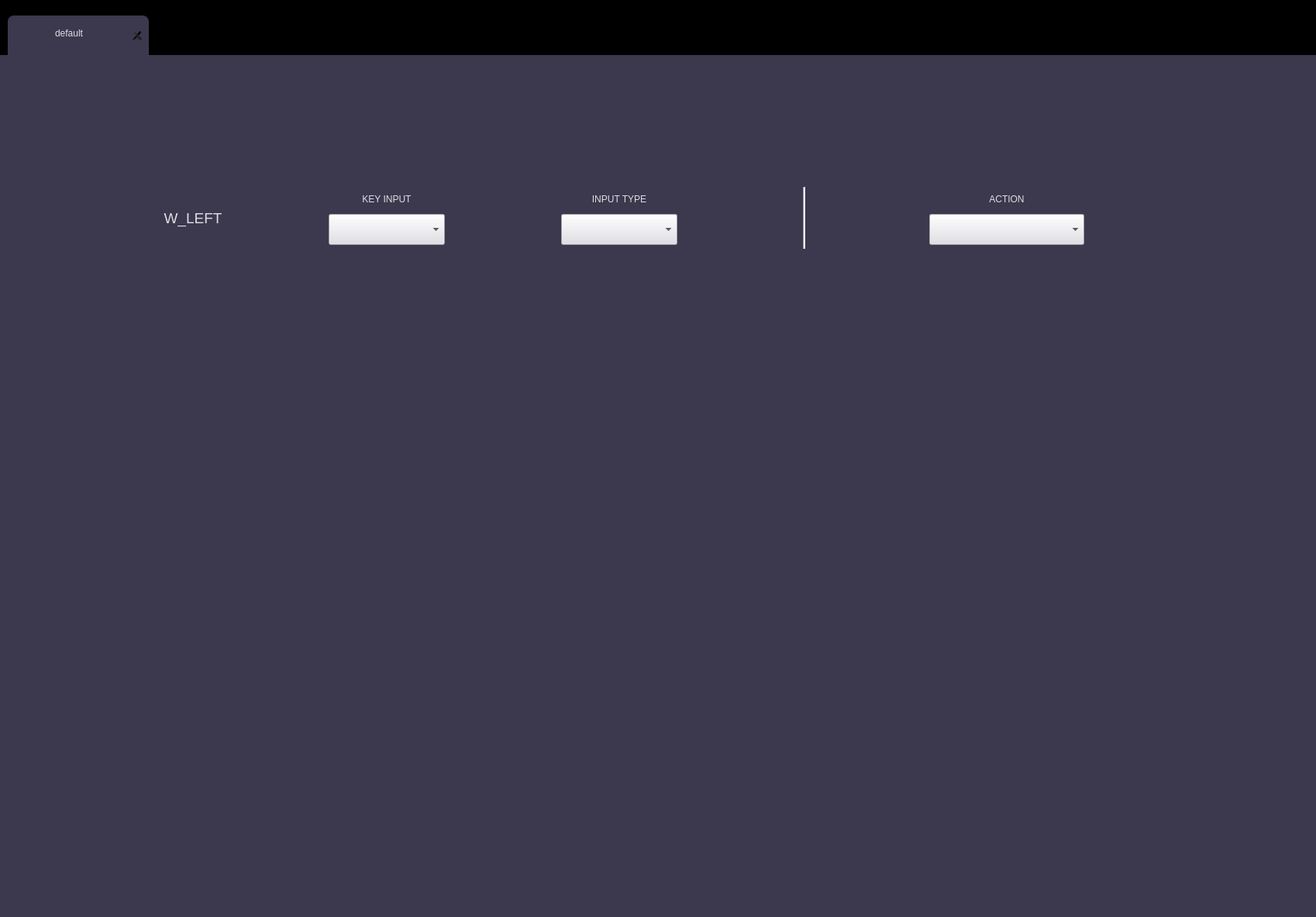
<?xml version="1.0" encoding="UTF-8"?>
<ui version="4.0">
 <class>Form</class>
 <widget class="QWidget" name="Form">
  <property name="enabled">
   <bool>true</bool>
  </property>
  <property name="geometry">
   <rect>
    <x>0</x>
    <y>0</y>
    <width>1698</width>
    <height>1183</height>
   </rect>
  </property>
  <property name="windowTitle">
   <string>Form</string>
  </property>
  <property name="styleSheet">
   <string notr="true">background-color: rgb(0, 0, 0);</string>
  </property>
  <widget class="QTabWidget" name="tabWidget">
   <property name="enabled">
    <bool>true</bool>
   </property>
   <property name="geometry">
    <rect>
     <x>0</x>
     <y>20</y>
     <width>1698</width>
     <height>1163</height>
    </rect>
   </property>
   <property name="styleSheet">
    <string notr="true">QTabBar {
	border:none;
}

QTabWidget {
	background-color: rgb(3, 0, 19);
}

QTabBar::tab {
	background-color: rgb(37, 36, 56);
    color: #e0dde5;
    padding: 8px 16px;
    border-radius: 8px;
    margin-left: 10px;
    margin-bottom: 5px;
	width: 150px;
	height: 30px;
}

QTabBar::tab:selected {
	background-color: rgb(60, 56, 77);
	border-bottom-left-radius: 0px; 
	border-bottom-right-radius: 0px; 
	margin-bottom: -1px;
	padding: 8px 16px 14px 16px;
}

QTabWidget::pane {
	
	background-color: rgb(60, 56, 77);

}
QTabBar::close-button {
image: url(:/images/Delete-1--Streamline-Core.png);
padding: 1px 3px 5px 3px;
subcontrol-origin: padding;
subcontrol-position: right;
}

QTabBar::tab:last {
image: url(:/images/Add-1--Streamline-Core.png);
width: 32px;
height: 32px;
border-radius: 16px;
padding: 0px;
background-color: transparent;
border:none;
margin-top: 8px;
}

QTabBar::tab:last:hover {
	background-color: rgb(255, 255, 255);
}
</string>
   </property>
   <property name="tabShape">
    <enum>QTabWidget::TabShape::Rounded</enum>
   </property>
   <property name="currentIndex">
    <number>0</number>
   </property>
   <property name="iconSize">
    <size>
     <width>32</width>
     <height>32</height>
    </size>
   </property>
   <property name="usesScrollButtons">
    <bool>true</bool>
   </property>
   <property name="documentMode">
    <bool>false</bool>
   </property>
   <property name="tabsClosable">
    <bool>true</bool>
   </property>
   <property name="movable">
    <bool>false</bool>
   </property>
   <property name="tabBarAutoHide">
    <bool>false</bool>
   </property>
   <widget class="QWidget" name="Default_tab">
    <property name="styleSheet">
     <string notr="true">background-color: rgb(60, 56, 77);
</string>
    </property>
    <attribute name="title">
     <string>default</string>
    </attribute>
    <widget class="QWidget" name="individual_bar" native="true">
     <property name="geometry">
      <rect>
       <x>99</x>
       <y>150</y>
       <width>1600</width>
       <height>150</height>
      </rect>
     </property>
     <property name="styleSheet">
      <string notr="true">background-color: transparent;</string>
     </property>
     <property name="individual_sub_bar_container" stdset="0">
      <bool>true</bool>
     </property>
     <widget class="QPushButton" name="pushButton_2">
      <property name="geometry">
       <rect>
        <x>1450</x>
        <y>20</y>
        <width>80</width>
        <height>80</height>
       </rect>
      </property>
      <property name="styleSheet">
       <string notr="true">background-color: transparent;</string>
      </property>
      <property name="icon">
       <iconset resource="resource/ICONS.qrc">
        <normaloff>:/images/Recycle-Bin-2--Streamline-Core.png</normaloff>:/images/Recycle-Bin-2--Streamline-Core.png</iconset>
      </property>
      <property name="iconSize">
       <size>
        <width>50</width>
        <height>50</height>
       </size>
      </property>
      <property name="flat">
       <bool>true</bool>
      </property>
     </widget>
     <widget class="QFrame" name="frame">
      <property name="geometry">
       <rect>
        <x>0</x>
        <y>0</y>
        <width>1400</width>
        <height>125</height>
       </rect>
      </property>
      <property name="styleSheet">
       <string notr="true">QFrame [individual_sub_bar] {
background-color: #252438;
border-radius: 12px;
}</string>
      </property>
      <property name="frameShape">
       <enum>QFrame::Shape::StyledPanel</enum>
      </property>
      <property name="frameShadow">
       <enum>QFrame::Shadow::Raised</enum>
      </property>
      <property name="individual_sub_bar" stdset="0">
       <bool>true</bool>
      </property>
      <widget class="QTextEdit" name="textEdit">
       <property name="geometry">
        <rect>
         <x>100</x>
         <y>45</y>
         <width>100</width>
         <height>60</height>
        </rect>
       </property>
       <property name="styleSheet">
        <string notr="true">border: none;
background: transparent;
color: rgb(224, 221, 229);</string>
       </property>
       <property name="html">
        <string>&lt;!DOCTYPE HTML PUBLIC &quot;-//W3C//DTD HTML 4.0//EN&quot; &quot;http://www.w3.org/TR/REC-html40/strict.dtd&quot;&gt;
&lt;html&gt;&lt;head&gt;&lt;meta name=&quot;qrichtext&quot; content=&quot;1&quot; /&gt;&lt;meta charset=&quot;utf-8&quot; /&gt;&lt;style type=&quot;text/css&quot;&gt;
p, li { white-space: pre-wrap; }
hr { height: 1px; border-width: 0; }
li.unchecked::marker { content: &quot;\2610&quot;; }
li.checked::marker { content: &quot;\2612&quot;; }
&lt;/style&gt;&lt;/head&gt;&lt;body style=&quot; font-family:'Segoe UI'; font-size:9pt; font-weight:400; font-style:normal;&quot;&gt;
&lt;p align=&quot;center&quot; style=&quot; margin-top:0px; margin-bottom:0px; margin-left:0px; margin-right:0px; -qt-block-indent:0; text-indent:0px;&quot;&gt;&lt;span style=&quot; font-size:14pt;&quot;&gt;W_LEFT&lt;/span&gt;&lt;/p&gt;&lt;/body&gt;&lt;/html&gt;</string>
       </property>
      </widget>
      <widget class="QTextEdit" name="textEdit_2">
       <property name="geometry">
        <rect>
         <x>350</x>
         <y>25</y>
         <width>100</width>
         <height>30</height>
        </rect>
       </property>
       <property name="styleSheet">
        <string notr="true">border: none;
color: rgb(224, 221, 229);
background: transparent;</string>
       </property>
       <property name="readOnly">
        <bool>true</bool>
       </property>
       <property name="html">
        <string>&lt;!DOCTYPE HTML PUBLIC &quot;-//W3C//DTD HTML 4.0//EN&quot; &quot;http://www.w3.org/TR/REC-html40/strict.dtd&quot;&gt;
&lt;html&gt;&lt;head&gt;&lt;meta name=&quot;qrichtext&quot; content=&quot;1&quot; /&gt;&lt;meta charset=&quot;utf-8&quot; /&gt;&lt;style type=&quot;text/css&quot;&gt;
p, li { white-space: pre-wrap; }
hr { height: 1px; border-width: 0; }
li.unchecked::marker { content: &quot;\2610&quot;; }
li.checked::marker { content: &quot;\2612&quot;; }
&lt;/style&gt;&lt;/head&gt;&lt;body style=&quot; font-family:'Segoe UI'; font-size:9pt; font-weight:400; font-style:normal;&quot;&gt;
&lt;p align=&quot;center&quot; style=&quot; margin-top:0px; margin-bottom:0px; margin-left:0px; margin-right:0px; -qt-block-indent:0; text-indent:0px;&quot;&gt;KEY INPUT&lt;/p&gt;&lt;/body&gt;&lt;/html&gt;</string>
       </property>
      </widget>
      <widget class="QComboBox" name="comboBox">
       <property name="geometry">
        <rect>
         <x>325</x>
         <y>55</y>
         <width>150</width>
         <height>40</height>
        </rect>
       </property>
       <property name="styleSheet">
        <string notr="true">background-color: rgb(224, 221, 229);
color: rgb(0, 0, 0);</string>
       </property>
      </widget>
      <widget class="QTextEdit" name="textEdit_3">
       <property name="geometry">
        <rect>
         <x>650</x>
         <y>25</y>
         <width>100</width>
         <height>30</height>
        </rect>
       </property>
       <property name="styleSheet">
        <string notr="true">border: none;
color: rgb(224, 221, 229);
background: transparent;</string>
       </property>
       <property name="readOnly">
        <bool>true</bool>
       </property>
       <property name="html">
        <string>&lt;!DOCTYPE HTML PUBLIC &quot;-//W3C//DTD HTML 4.0//EN&quot; &quot;http://www.w3.org/TR/REC-html40/strict.dtd&quot;&gt;
&lt;html&gt;&lt;head&gt;&lt;meta name=&quot;qrichtext&quot; content=&quot;1&quot; /&gt;&lt;meta charset=&quot;utf-8&quot; /&gt;&lt;style type=&quot;text/css&quot;&gt;
p, li { white-space: pre-wrap; }
hr { height: 1px; border-width: 0; }
li.unchecked::marker { content: &quot;\2610&quot;; }
li.checked::marker { content: &quot;\2612&quot;; }
&lt;/style&gt;&lt;/head&gt;&lt;body style=&quot; font-family:'Segoe UI'; font-size:9pt; font-weight:400; font-style:normal;&quot;&gt;
&lt;p align=&quot;center&quot; style=&quot; margin-top:0px; margin-bottom:0px; margin-left:0px; margin-right:0px; -qt-block-indent:0; text-indent:0px;&quot;&gt;INPUT TYPE&lt;/p&gt;&lt;/body&gt;&lt;/html&gt;</string>
       </property>
      </widget>
      <widget class="QComboBox" name="comboBox_2">
       <property name="geometry">
        <rect>
         <x>625</x>
         <y>55</y>
         <width>150</width>
         <height>40</height>
        </rect>
       </property>
       <property name="styleSheet">
        <string notr="true">background-color: rgb(224, 221, 229);
color: rgb(0, 0, 0);</string>
       </property>
      </widget>
      <widget class="Line" name="line">
       <property name="geometry">
        <rect>
         <x>937</x>
         <y>20</y>
         <width>3</width>
         <height>80</height>
        </rect>
       </property>
       <property name="styleSheet">
        <string notr="true">background-color: rgb(224, 221, 229);</string>
       </property>
       <property name="orientation">
        <enum>Qt::Orientation::Vertical</enum>
       </property>
      </widget>
      <widget class="QComboBox" name="comboBox_3">
       <property name="geometry">
        <rect>
         <x>1100</x>
         <y>55</y>
         <width>200</width>
         <height>40</height>
        </rect>
       </property>
       <property name="styleSheet">
        <string notr="true">background-color: rgb(224, 221, 229);
color: rgb(0, 0, 0);</string>
       </property>
      </widget>
      <widget class="QTextEdit" name="textEdit_4">
       <property name="geometry">
        <rect>
         <x>1125</x>
         <y>25</y>
         <width>150</width>
         <height>30</height>
        </rect>
       </property>
       <property name="styleSheet">
        <string notr="true">border: none;
color: rgb(224, 221, 229);
background: transparent;</string>
       </property>
       <property name="readOnly">
        <bool>true</bool>
       </property>
       <property name="html">
        <string>&lt;!DOCTYPE HTML PUBLIC &quot;-//W3C//DTD HTML 4.0//EN&quot; &quot;http://www.w3.org/TR/REC-html40/strict.dtd&quot;&gt;
&lt;html&gt;&lt;head&gt;&lt;meta name=&quot;qrichtext&quot; content=&quot;1&quot; /&gt;&lt;meta charset=&quot;utf-8&quot; /&gt;&lt;style type=&quot;text/css&quot;&gt;
p, li { white-space: pre-wrap; }
hr { height: 1px; border-width: 0; }
li.unchecked::marker { content: &quot;\2610&quot;; }
li.checked::marker { content: &quot;\2612&quot;; }
&lt;/style&gt;&lt;/head&gt;&lt;body style=&quot; font-family:'Segoe UI'; font-size:9pt; font-weight:400; font-style:normal;&quot;&gt;
&lt;p align=&quot;center&quot; style=&quot; margin-top:0px; margin-bottom:0px; margin-left:0px; margin-right:0px; -qt-block-indent:0; text-indent:0px;&quot;&gt;ACTION&lt;/p&gt;&lt;/body&gt;&lt;/html&gt;</string>
       </property>
      </widget>
     </widget>
    </widget>
    <widget class="QWidget" name="widget" native="true">
     <property name="geometry">
      <rect>
       <x>1178</x>
       <y>50</y>
       <width>470</width>
       <height>80</height>
      </rect>
     </property>
     <property name="styleSheet">
      <string notr="true">background: transparent;</string>
     </property>
     <property name="4_buttons_container" stdset="0">
      <bool>true</bool>
     </property>
     <widget class="QPushButton" name="film_button">
      <property name="geometry">
       <rect>
        <x>0</x>
        <y>0</y>
        <width>80</width>
        <height>80</height>
       </rect>
      </property>
      <property name="text">
       <string/>
      </property>
      <property name="icon">
       <iconset resource="resource/ICONS.qrc">
        <normaloff>:/images/Definition-Search-Book--Streamline-Core.png</normaloff>:/images/Definition-Search-Book--Streamline-Core.png</iconset>
      </property>
      <property name="iconSize">
       <size>
        <width>50</width>
        <height>50</height>
       </size>
      </property>
      <property name="flat">
       <bool>true</bool>
      </property>
     </widget>
     <widget class="QPushButton" name="addition_button">
      <property name="geometry">
       <rect>
        <x>130</x>
        <y>0</y>
        <width>80</width>
        <height>80</height>
       </rect>
      </property>
      <property name="text">
       <string/>
      </property>
      <property name="icon">
       <iconset resource="resource/ICONS.qrc">
        <normaloff>:/images/Add-Circle--Streamline-Core.png</normaloff>:/images/Add-Circle--Streamline-Core.png</iconset>
      </property>
      <property name="iconSize">
       <size>
        <width>50</width>
        <height>50</height>
       </size>
      </property>
      <property name="flat">
       <bool>true</bool>
      </property>
     </widget>
     <widget class="QPushButton" name="camera_button">
      <property name="geometry">
       <rect>
        <x>260</x>
        <y>0</y>
        <width>80</width>
        <height>80</height>
       </rect>
      </property>
      <property name="text">
       <string/>
      </property>
      <property name="icon">
       <iconset resource="resource/ICONS.qrc">
        <normaloff>:/images/Camera-1--Streamline-Core.png</normaloff>:/images/Camera-1--Streamline-Core.png</iconset>
      </property>
      <property name="iconSize">
       <size>
        <width>50</width>
        <height>50</height>
       </size>
      </property>
      <property name="flat">
       <bool>true</bool>
      </property>
     </widget>
     <widget class="QPushButton" name="settingButton">
      <property name="geometry">
       <rect>
        <x>390</x>
        <y>0</y>
        <width>80</width>
        <height>80</height>
       </rect>
      </property>
      <property name="styleSheet">
       <string notr="true">background: transparent;</string>
      </property>
      <property name="text">
       <string/>
      </property>
      <property name="icon">
       <iconset resource="resource/ICONS.qrc">
        <normaloff>:/images/Cog--Streamline-Core.png</normaloff>:/images/Cog--Streamline-Core.png</iconset>
      </property>
      <property name="iconSize">
       <size>
        <width>50</width>
        <height>50</height>
       </size>
      </property>
      <property name="flat">
       <bool>true</bool>
      </property>
     </widget>
    </widget>
   </widget>
  </widget>
  <widget class="QPushButton" name="PowerButton">
   <property name="geometry">
    <rect>
     <x>1628</x>
     <y>10</y>
     <width>60</width>
     <height>60</height>
    </rect>
   </property>
   <property name="text">
    <string/>
   </property>
   <property name="icon">
    <iconset resource="resource/ICONS.qrc">
     <normaloff>:/images/Button-Power-1--Streamline-Core.png</normaloff>:/images/Button-Power-1--Streamline-Core.png</iconset>
   </property>
   <property name="iconSize">
    <size>
     <width>50</width>
     <height>50</height>
    </size>
   </property>
   <property name="flat">
    <bool>true</bool>
   </property>
  </widget>
 </widget>
 <resources>
  <include location="resource/ICONS.qrc"/>
 </resources>
 <connections/>
</ui>
